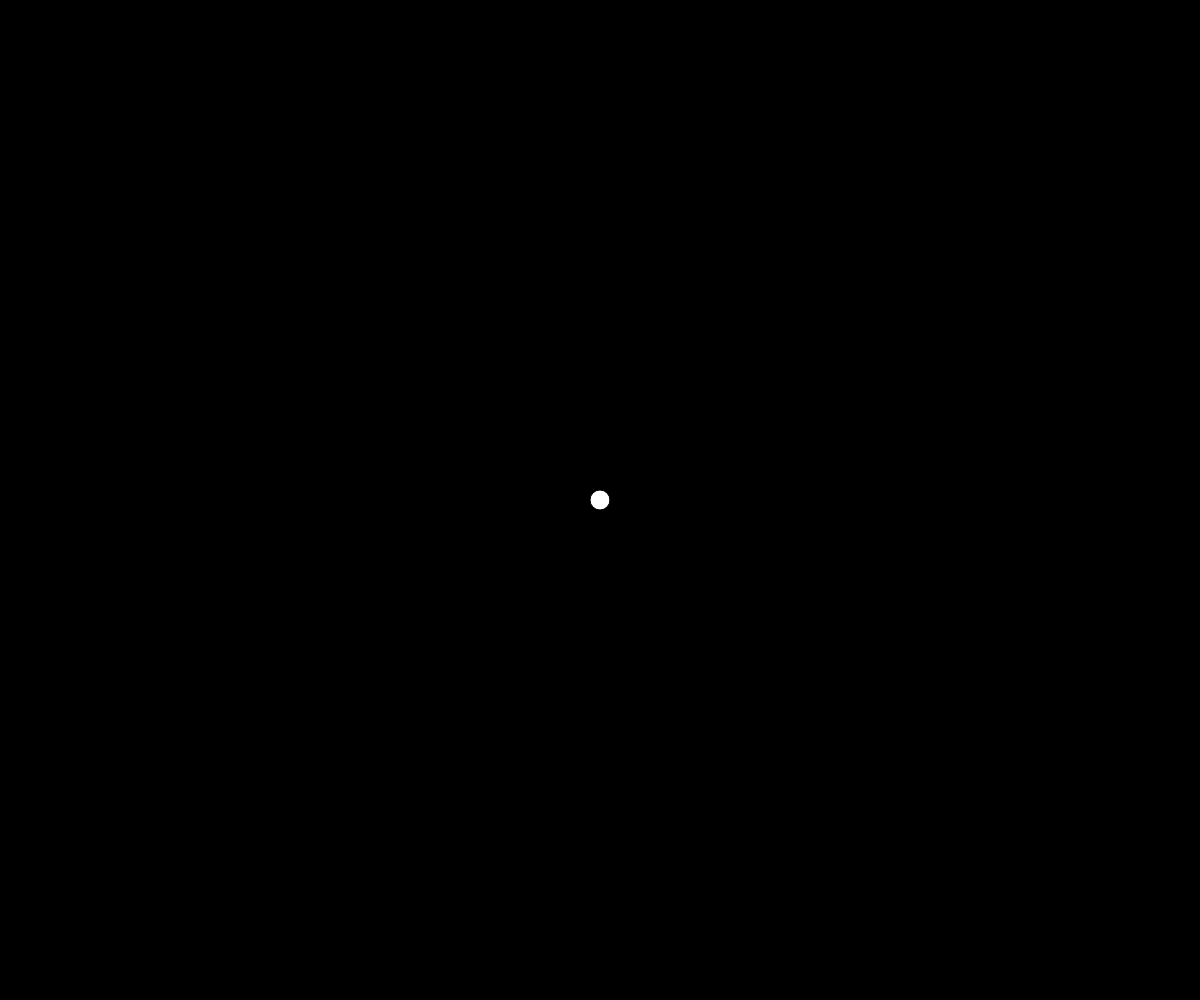
Frame 1 (no input)
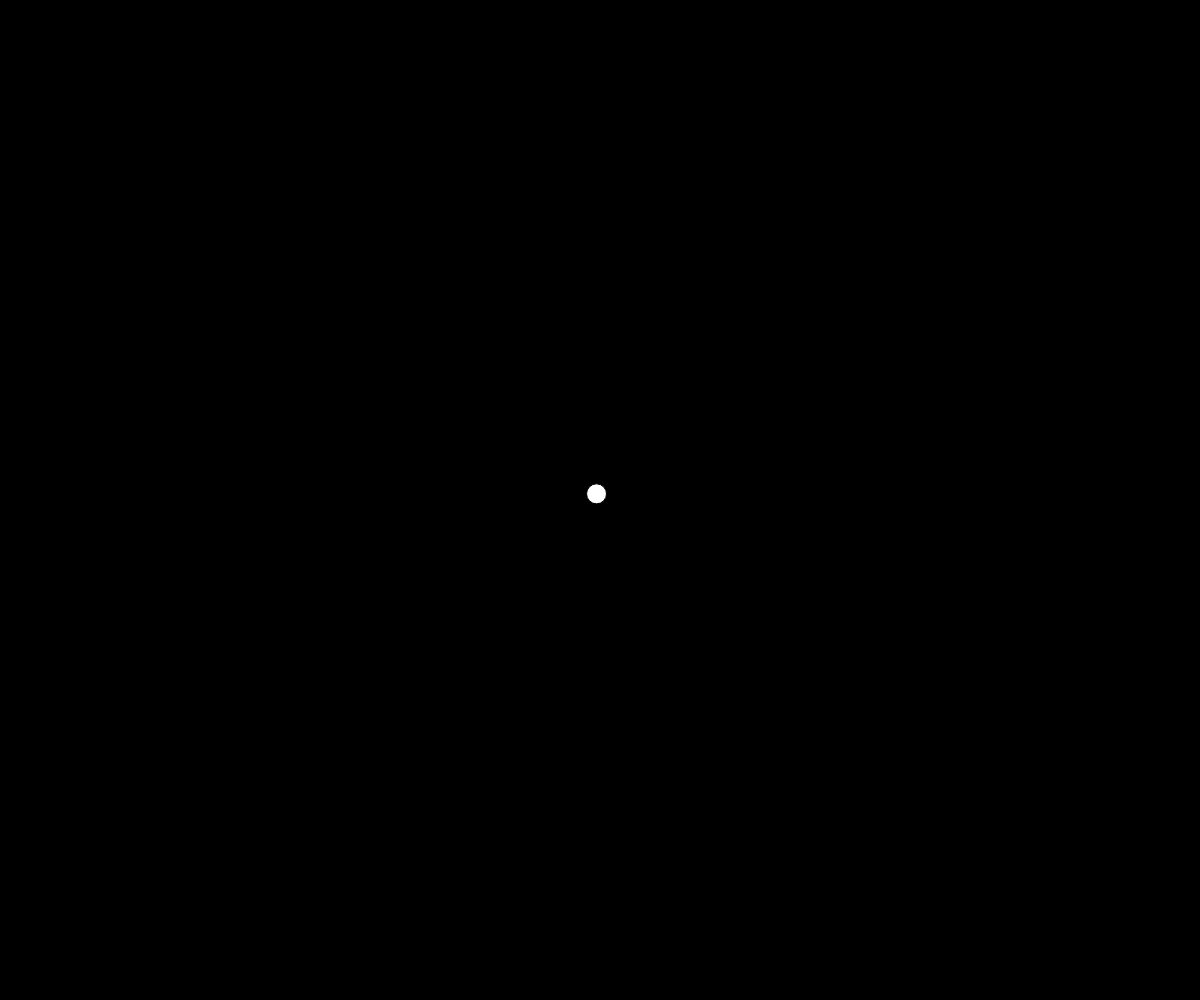
Frame 60 (no input)
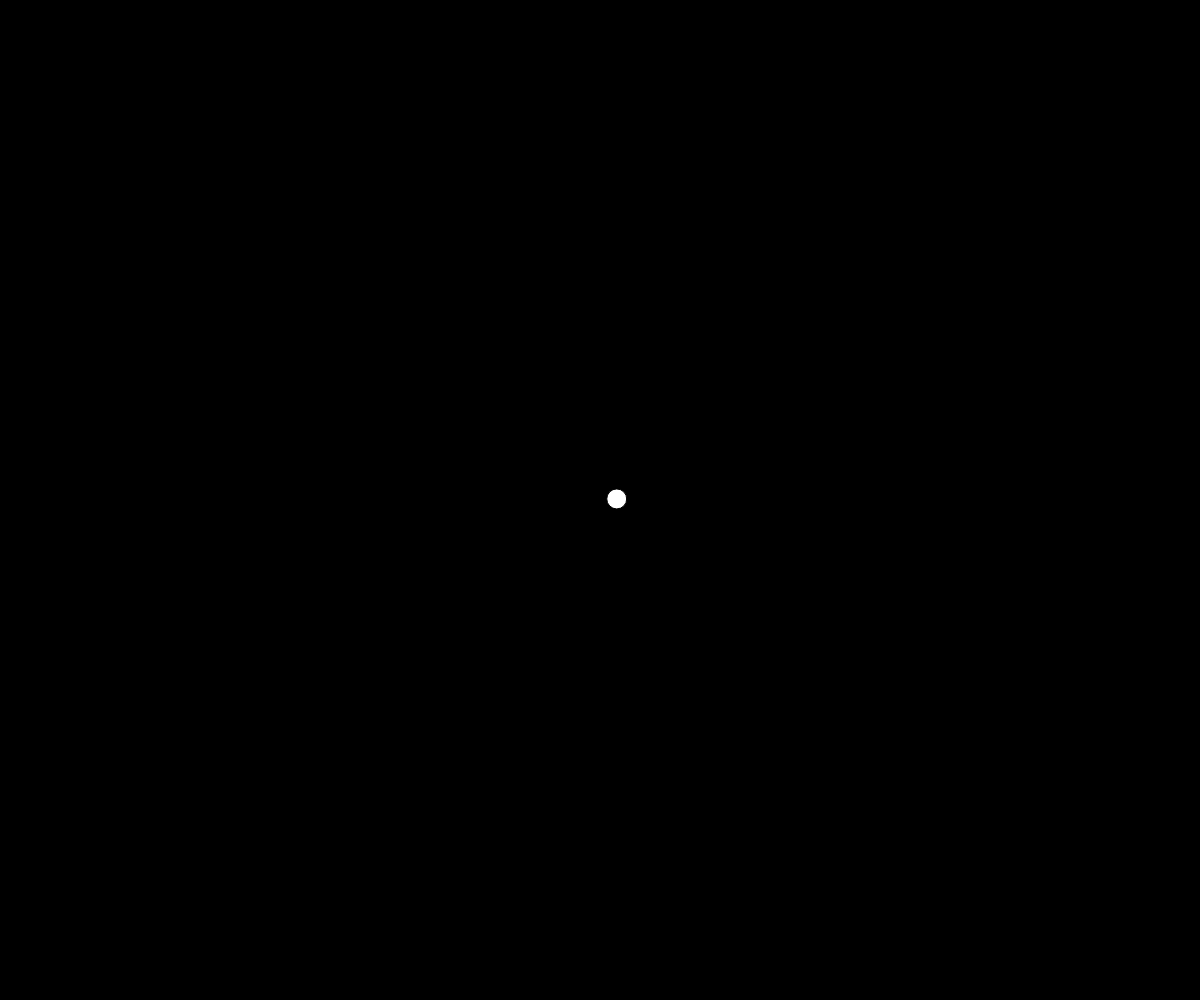
Frame 120 (the mouse pressed at the canvas centre since frame 60)

The p5.js sketch that drew these frames (run headless with seeded random() and noise() and a simulated clock; from frame 60 on, the mouse is pressed at the canvas centre):

// p5.js sketch
// ── sketch.js
var x, y;
function setup() {
  createCanvas(windowWidth, windowHeight);
  background(0);
  x = width/2;
  y = height/2;
  
  
}

function draw() {
  background(0);
  ellipse(x, y, 20, 20);
  x = x + random(-5,5);
  y = y + random(-3,3);
}
